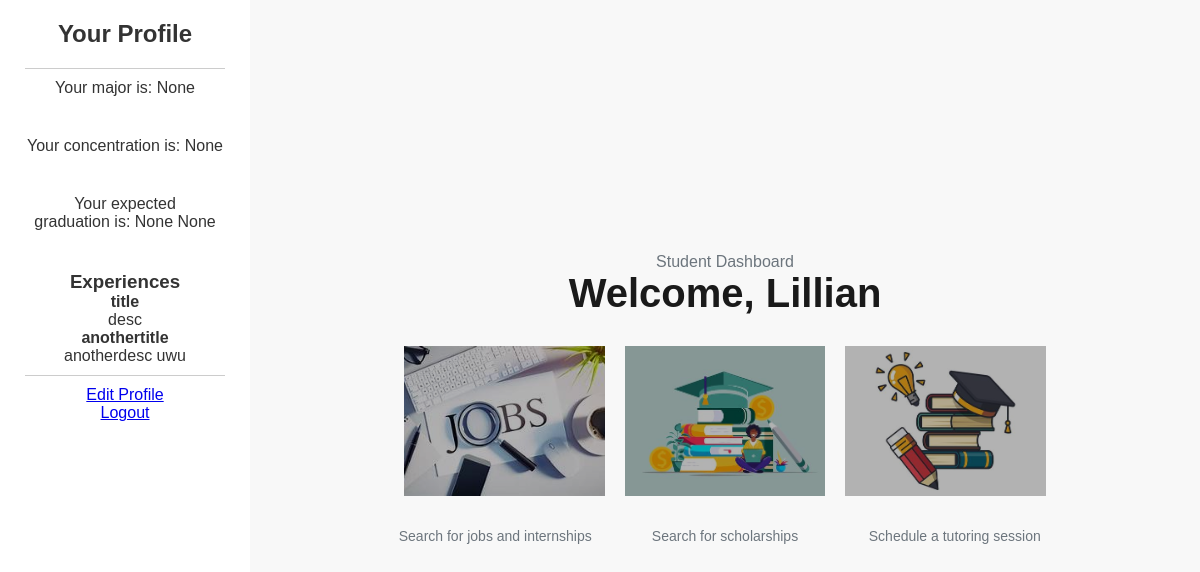
/dashboard (signed in), run on an earlier commit of the app's database.
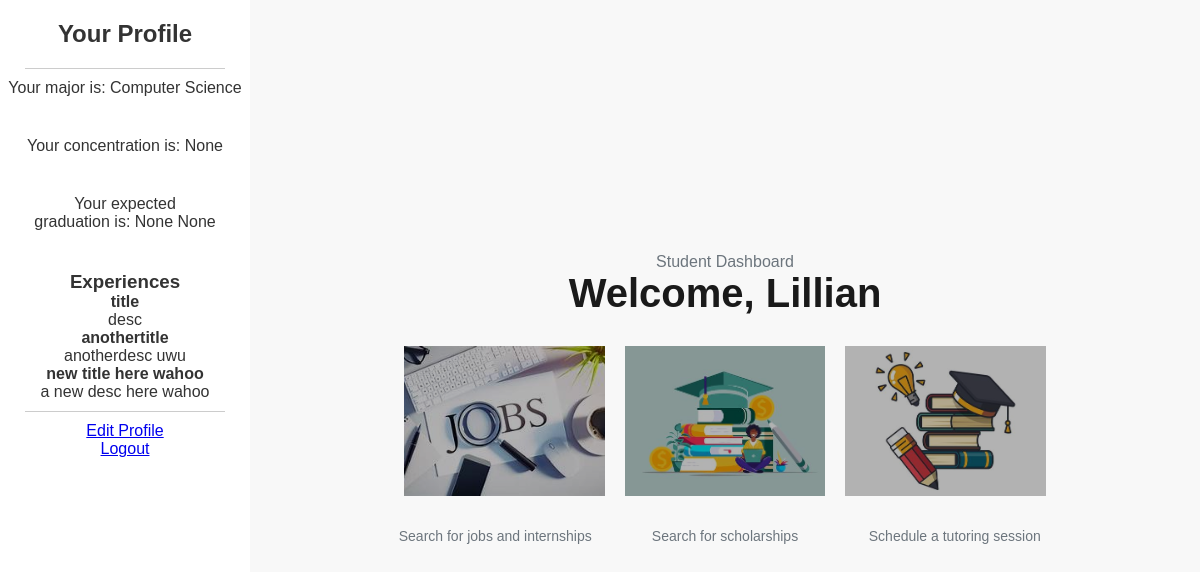
And on a later commit of the database.
### portal/models.py (models this page shows, shortened)
class User(db.Model, UserMixin):
    id = db.Column(db.Integer(), primary_key=True)
    firstname = db.Column(db.String(length=30), nullable=False, unique=False)
    lastname = db.Column(db.String(length=30), nullable=False, unique=False)
    email_address=db.Column(db.String(length=50), nullable=True, unique=True)
    password_hash= db.Column(db.String(length=60), nullable=False)
    major=db.Column(db.String(length=30), nullable=True)
    concentration=db.Column(db.String(length=30), nullable=True)
    gradmonth=db.Column(db.Integer(), nullable=True)
    gradyear=db.Column(db.Integer(), nullable=True)
    @property
    def password(self):
        return self.password

class Experience(db.Model):
    id = db.Column(db.Integer(),  primary_key=True)
    title=db.Column(db.String(length=30), nullable=False)
    company=db.Column(db.String(length=30), nullable=True)
    desc=db.Column(db.String(length=250), nullable=True)
    monthstart=db.Column(db.Integer(), nullable=True)
    yearstart=db.Column(db.Integer(), nullable=True)
    monthend=db.Column(db.Integer(), nullable=True)
    yearend=db.Column(db.Integer(), nullable=True)
    user_id = db.Column(db.Integer, db.ForeignKey('user.id'), nullable=False)
    @property
    def format(self):
        body = [self.title, self.desc]
        return body

### portal/routes.py (the view)
@app.route('/dashboard')
def dashboard_page():
    if not current_user.is_authenticated:
        flash(f'Required login for this page is currently disabled. For testing purposes, we are using maddie as the user', category='success')
        user = User.query.filter_by(email_address="mbrow378@uncc.edu").first()
        experiences = (Experience.query.filter_by(user_id=user.id)).all()
    else:
        user = User.query.filter_by(id=current_user.id).first()
        experiences = (Experience.query.filter_by(user_id=current_user.id)).all()
        experiences = [x.format for x in experiences]
    return render_template('dashboard.html', experiences=experiences, user=user)

### portal/models.py (called while the page is built)
@login_manager.user_loader
def load_user(user_id):
    return User.query.get(int(user_id))

### portal/templates/dashboard.html (shortened to what this page needs)
<!DOCTYPE html>
<html lang="en">
<head>
</head>
<body>
<div class="sidebar">
    <h2>Your Profile</h2>
    <hr>
    <p>Your major is: {{ user.major }}</p>
    <p>Your concentration is: {{ user.concentration }}</p>
    <p>Your expected graduation is: {{ user.gradmonth }} {{user.gradyear}}</p>
    <h3>Experiences</h3>
    {% for experience in experiences %}
    <div>
        <h4>{{ experience[0] }}</h4>
        <span>{{ experience[1] }}</span>
    </div>
    {% endfor %}
    <hr>
    <a href="{{ url_for('profile_page') }}">Edit Profile</a>
    <a href="{{ url_for('logout_page') }}">Logout</a>
</div>
<div class="container">
    <div class="header">
        <p>Student Dashboard</p>
        <h1>Welcome, {{user.firstname}}</h1>
    </div>
    <div class="grid">
        <a href="{{ url_for('jobs_page') }}" class="box-button">
            <img src="{{ url_for('static', filename='jobsearch.jpg') }}" alt="Jobs" class="box-image">
        </a>
        <a href="{{ url_for('scholarship_page') }}" class="box-button">
            <img src="{{ url_for('static', filename='scholarship.jpg') }}" alt="Scholarship" class="box-image">
        </a>
        <a href="{{ url_for('tutoring_page') }}" class="box-button">
            <img src="{{ url_for('static', filename='tutoring.jpg') }}" alt="Tutoring" class="box-image">
        </a>
    </div>
    <div class="content">
        <div class="section">
            <p>Search for jobs and internships</p>
        </div>
        <div class="section">
            <p>Search for scholarships</p>
        </div>
        <div class="section">
            <p>Schedule a tutoring session</p>
    </div>
</div>
</body>
</html>

What changed in the data, as far as the page shows it:
changed User "Lillian": major "None" → "Computer Science"
added Experience: title "new title here wahoo", desc "a new desc here wahoo"
